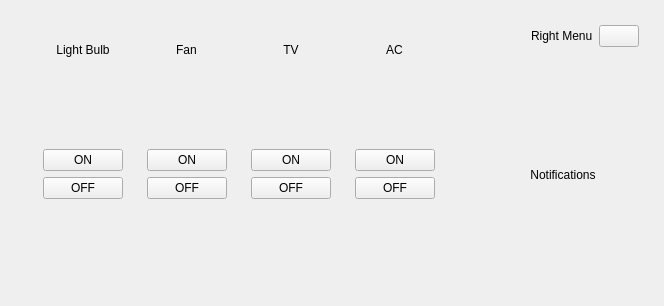
        <widget class="QWidget" name="mainContents" native="true">
         <property name="sizePolicy">
          <sizepolicy hsizetype="Preferred" vsizetype="Expanding">
           <horstretch>0</horstretch>
           <verstretch>0</verstretch>
          </sizepolicy>
         </property>
         <layout class="QHBoxLayout" name="horizontalLayout_10">
          <item>
           <widget class="QWidget" name="mainPageContents" native="true">
            <layout class="QVBoxLayout" name="verticalLayout_5">
             <property name="spacing">
              <number>5</number>
             </property>
             <property name="leftMargin">
              <number>5</number>
             </property>
             <property name="topMargin">
              <number>5</number>
             </property>
             <property name="rightMargin">
              <number>5</number>
             </property>
             <property name="bottomMargin">
              <number>5</number>
             </property>
             <item>
              <widget class="QCustomQStackedWidget" name="mainPage">
               <widget class="QCustomSlideMenu" name="homePage">
                <layout class="QVBoxLayout" name="verticalLayout_12">
                 <item>
                  <widget class="QWidget" name="widget_7" native="true">
                   <layout class="QHBoxLayout" name="horizontalLayout_12">
                    <item>
                     <widget class="QWidget" name="lightBulbControl" native="true">
                      <layout class="QVBoxLayout" name="verticalLayout_20">
                       <item alignment="Qt::AlignHCenter|Qt::AlignTop">
                        <widget class="QLabel" name="label_8">
                         <property name="text">
                          <string>Light Bulb</string>
                         </property>
                         <property name="alignment">
                          <set>Qt::AlignCenter</set>
                         </property>
                        </widget>
                       </item>
                       <item alignment="Qt::AlignHCenter|Qt::AlignVCenter">
                        <widget class="QLabel" name="lightBulbIcon">
                         <property name="minimumSize">
                          <size>
                           <width>80</width>
                           <height>80</height>
                          </size>
                         </property>
                         <property name="maximumSize">
                          <size>
                           <width>80</width>
                           <height>80</height>
                          </size>
                         </property>
                         <property name="layoutDirection">
                          <enum>Qt::LeftToRight</enum>
                         </property>
                         <property name="autoFillBackground">
                          <bool>false</bool>
                         </property>
                         <property name="text">
                          <string/>
                         </property>
                         <property name="pixmap">
                          <pixmap resource="../Qss/icons/_icons.qrc">:/material_design/icons/material_design/flashlight_off.png</pixmap>
                         </property>
                         <property name="scaledContents">
                          <bool>true</bool>
                         </property>
                         <property name="alignment">
                          <set>Qt::AlignCenter</set>
                         </property>
                        </widget>
                       </item>
                       <item alignment="Qt::AlignVCenter">
                        <widget class="QPushButton" name="lightBulbOnBtn">
                         <property name="minimumSize">
                          <size>
                           <width>0</width>
                           <height>0</height>
                          </size>
                         </property>
                         <property name="text">
                          <string>ON</string>
                         </property>
                         <property name="icon">
                          <iconset resource="../Qss/icons/_icons.qrc">
                           <normaloff>:/material_design/icons/material_design/radio_button_unchecked.png</normaloff>:/material_design/icons/material_design/radio_button_unchecked.png</iconset>
                         </property>
                         <property name="iconSize">
                          <size>
                           <width>30</width>
                           <height>30</height>
                          </size>
                         </property>
                        </widget>
                       </item>
                       <item>
                        <widget class="QPushButton" name="lightBulbOffBtn">
                         <property name="text">
                          <string>OFF</string>
                         </property>
                         <property name="icon">
                          <iconset resource="../Qss/icons/_icons.qrc">
                           <normaloff>:/material_design/icons/material_design/check_circle.png</normaloff>:/material_design/icons/material_design/check_circle.png</iconset>
                         </property>
                         <property name="iconSize">
                          <size>
                           <width>30</width>
                           <height>30</height>
                          </size>
                         </property>
                        </widget>
                       </item>
                       <item>
                        <spacer name="verticalSpacer_4">
                         <property name="orientation">
                          <enum>Qt::Vertical</enum>
                         </property>
                         <property name="sizeHint" stdset="0">
                          <size>
                           <width>20</width>
                           <height>40</height>
                          </size>
                         </property>
                        </spacer>
                       </item>
                      </layout>
                     </widget>
                    </item>
                    <item>
                     <widget class="QWidget" name="fanControl" native="true">
                      <layout class="QVBoxLayout" name="verticalLayout_21">
                       <item alignment="Qt::AlignHCenter|Qt::AlignTop">
                        <widget class="QLabel" name="label_17">
                         <property name="text">
                          <string>Fan</string>
                         </property>
                         <property name="alignment">
                          <set>Qt::AlignCenter</set>
                         </property>
                        </widget>
                       </item>
                       <item alignment="Qt::AlignHCenter|Qt::AlignVCenter">
                        <widget class="QLabel" name="fanIcon">
                         <property name="minimumSize">
                          <size>
                           <width>80</width>
                           <height>80</height>
                          </size>
                         </property>
                         <property name="maximumSize">
                          <size>
                           <width>80</width>
                           <height>80</height>
                          </size>
                         </property>
                         <property name="text">
                          <string/>
                         </property>
                         <property name="pixmap">
                          <pixmap resource="../Qss/icons/_icons.qrc">:/material_design/icons/material_design/mode_fan_off.png</pixmap>
                         </property>
                         <property name="scaledContents">
                          <bool>true</bool>
                         </property>
                         <property name="alignment">
                          <set>Qt::AlignCenter</set>
                         </property>
                        </widget>
                       </item>
                       <item>
                        <widget class="QPushButton" name="fanOnBtn">
                         <property name="text">
                          <string>ON</string>
                         </property>
                         <property name="icon">
                          <iconset resource="../Qss/icons/_icons.qrc">
                           <normaloff>:/material_design/icons/material_design/radio_button_unchecked.png</normaloff>:/material_design/icons/material_design/radio_button_unchecked.png</iconset>
                         </property>
                         <property name="iconSize">
                          <size>
                           <width>30</width>
                           <height>30</height>
                          </size>
                         </property>
                        </widget>
                       </item>
                       <item>
                        <widget class="QPushButton" name="fanOffBtn">
                         <property name="text">
                          <string>OFF</string>
                         </property>
                         <property name="icon">
                          <iconset resource="../Qss/icons/_icons.qrc">
                           <normaloff>:/material_design/icons/material_design/check_circle.png</normaloff>:/material_design/icons/material_design/check_circle.png</iconset>
                         </property>
                         <property name="iconSize">
                          <size>
                           <width>30</width>
                           <height>30</height>
                          </size>
                         </property>
                        </widget>
                       </item>
                       <item>
                        <spacer name="verticalSpacer_5">
                         <property name="orientation">
                          <enum>Qt::Vertical</enum>
                         </property>
                         <property name="sizeHint" stdset="0">
                          <size>
                           <width>20</width>
                           <height>40</height>
                          </size>
                         </property>
                        </spacer>
                       </item>
                      </layout>
                     </widget>
                    </item>
                    <item>
                     <widget class="QWidget" name="tvControl" native="true">
                      <layout class="QVBoxLayout" name="verticalLayout_22">
                       <item alignment="Qt::AlignHCenter|Qt::AlignTop">
                        <widget class="QLabel" name="label_18">
                         <property name="text">
                          <string>TV</string>
                         </property>
                         <property name="alignment">
                          <set>Qt::AlignCenter</set>
                         </property>
                        </widget>
                       </item>
                       <item alignment="Qt::AlignHCenter|Qt::AlignVCenter">
                        <widget class="QLabel" name="tvIcon">
                         <property name="minimumSize">
                          <size>
                           <width>80</width>
                           <height>80</height>
                          </size>
                         </property>
                         <property name="maximumSize">
                          <size>
                           <width>80</width>
                           <height>80</height>
                          </size>
                         </property>
                         <property name="text">
                          <string/>
                         </property>
                         <property name="pixmap">
                          <pixmap resource="../Qss/icons/_icons.qrc">:/material_design/icons/material_design/tv_off.png</pixmap>
                         </property>
                         <property name="scaledContents">
                          <bool>true</bool>
                         </property>
                         <property name="alignment">
                          <set>Qt::AlignCenter</set>
                         </property>
                        </widget>
                       </item>
                       <item>
                        <widget class="QPushButton" name="tvOnBtn">
                         <property name="text">
                          <string>ON</string>
                         </property>
                         <property name="icon">
                          <iconset resource="../Qss/icons/_icons.qrc">
                           <normaloff>:/material_design/icons/material_design/radio_button_unchecked.png</normaloff>:/material_design/icons/material_design/radio_button_unchecked.png</iconset>
                         </property>
                         <property name="iconSize">
                          <size>
                           <width>30</width>
                           <height>30</height>
                          </size>
                         </property>
                        </widget>
                       </item>
                       <item>
                        <widget class="QPushButton" name="tvOffBtn">
                         <property name="text">
                          <string>OFF</string>
                         </property>
                         <property name="icon">
                          <iconset resource="../Qss/icons/_icons.qrc">
                           <normaloff>:/material_design/icons/material_design/check_circle.png</normaloff>:/material_design/icons/material_design/check_circle.png</iconset>
                         </property>
                         <property name="iconSize">
                          <size>
                           <width>30</width>
                           <height>30</height>
                          </size>
                         </property>
                        </widget>
                       </item>
                       <item>
                        <spacer name="verticalSpacer_6">
                         <property name="orientation">
                          <enum>Qt::Vertical</enum>
                         </property>
                         <property name="sizeHint" stdset="0">
                          <size>
                           <width>20</width>
                           <height>40</height>
                          </size>
                         </property>
                        </spacer>
                       </item>
                      </layout>
                     </widget>
                    </item>
                    <item>
                     <widget class="QWidget" name="acControl" native="true">
                      <layout class="QVBoxLayout" name="verticalLayout_23">
                       <item alignment="Qt::AlignHCenter|Qt::AlignTop">
                        <widget class="QLabel" name="label_19">
                         <property name="text">
                          <string>AC</string>
                         </property>
                         <property name="alignment">
                          <set>Qt::AlignCenter</set>
                         </property>
                        </widget>
                       </item>
                       <item alignment="Qt::AlignHCenter|Qt::AlignVCenter">
                        <widget class="QLabel" name="acIcon">
                         <property name="minimumSize">
                          <size>
                           <width>80</width>
                           <height>80</height>
                          </size>
                         </property>
                         <property name="maximumSize">
                          <size>
                           <width>80</width>
                           <height>80</height>
                          </size>
                         </property>
                         <property name="text">
                          <string/>
                         </property>
                         <property name="pixmap">
                          <pixmap resource="../Qss/icons/_icons.qrc">:/material_design/icons/material_design/subtitles_off.png</pixmap>
                         </property>
                         <property name="scaledContents">
                          <bool>true</bool>
                         </property>
                         <property name="alignment">
                          <set>Qt::AlignCenter</set>
                         </property>
                        </widget>
                       </item>
                       <item>
                        <widget class="QPushButton" name="acOnBtn">
                         <property name="text">
                          <string>ON</string>
                         </property>
                         <property name="icon">
                          <iconset resource="../Qss/icons/_icons.qrc">
                           <normaloff>:/material_design/icons/material_design/radio_button_unchecked.png</normaloff>:/material_design/icons/material_design/radio_button_unchecked.png</iconset>
                         </property>
                         <property name="iconSize">
                          <size>
                           <width>30</width>
                           <height>30</height>
                          </size>
                         </property>
                        </widget>
                       </item>
                       <item>
                        <widget class="QPushButton" name="acOffBtn">
                         <property name="text">
                          <string>OFF</string>
                         </property>
                         <property name="icon">
                          <iconset resource="../Qss/icons/_icons.qrc">
                           <normaloff>:/material_design/icons/material_design/check_circle.png</normaloff>:/material_design/icons/material_design/check_circle.png</iconset>
                         </property>
                         <property name="iconSize">
                          <size>
                           <width>30</width>
                           <height>30</height>
                          </size>
                         </property>
                        </widget>
                       </item>
                       <item>
                        <spacer name="verticalSpacer_7">
                         <property name="orientation">
                          <enum>Qt::Vertical</enum>
                         </property>
                         <property name="sizeHint" stdset="0">
                          <size>
                           <width>20</width>
                           <height>40</height>
                          </size>
                         </property>
                        </spacer>
                       </item>
                      </layout>
                     </widget>
                    </item>
                   </layout>
                  </widget>
                 </item>
                 <item>
                  <widget class="QWidget" name="widget_8" native="true">
                   <layout class="QHBoxLayout" name="horizontalLayout_13">
                    <item>
                     <widget class="QWidget" name="tempChart" native="true">
                      <property name="minimumSize">
                       <size>
                        <width>0</width>
                        <height>0</height>
                       </size>
                      </property>
                      <property name="maximumSize">
                       <size>
                        <width>10000</width>
                        <height>10000</height>
                       </size>
                      </property>
                     </widget>
                    </item>
                    <item>
                     <widget class="QWidget" name="humdChart" native="true">
                      <property name="minimumSize">
                       <size>
                        <width>0</width>
                        <height>0</height>
                       </size>
                      </property>
                      <property name="maximumSize">
                       <size>
                        <width>10000</width>
                        <height>10000</height>
                       </size>
                      </property>
                     </widget>
                    </item>
                   </layout>
                  </widget>
                 </item>
                </layout>
               </widget>
               <widget class="QWidget" name="dataAnalysisPage">
                <layout class="QVBoxLayout" name="verticalLayout_13">
                 <item alignment="Qt::AlignHCenter|Qt::AlignVCenter">
                  <widget class="QLabel" name="label_10">
                   <property name="text">
                    <string>Data Analysis</string>
                   </property>
                  </widget>
                 </item>
                </layout>
               </widget>
               <widget class="QWidget" name="reportsPage">
                <layout class="QVBoxLayout" name="verticalLayout_14">
                 <item alignment="Qt::AlignHCenter|Qt::AlignVCenter">
                  <widget class="QLabel" name="label_11">
                   <property name="text">
                    <string>Reports</string>
                   </property>
                   <property name="alignment">
                    <set>Qt::AlignCenter</set>
                   </property>
                  </widget>
                 </item>
                </layout>
               </widget>
               <widget class="QWidget" name="graphsPage">
                <layout class="QVBoxLayout" name="verticalLayout_15">
                 <item>
                  <widget class="QWidget" name="HeatIndexChart" native="true"/>
                 </item>
                </layout>
               </widget>
              </widget>
             </item>
            </layout>
           </widget>
          </item>
          <item>
           <widget class="QCustomSlideMenu" name="rightMenu" native="true">
            <property name="minimumSize">
             <size>
              <width>180</width>
              <height>0</height>
             </size>
            </property>
            <layout class="QVBoxLayout" name="verticalLayout_16">
             <property name="spacing">
              <number>5</number>
             </property>
             <property name="leftMargin">
              <number>5</number>
             </property>
             <property name="topMargin">
              <number>5</number>
             </property>
             <property name="rightMargin">
              <number>5</number>
             </property>
             <property name="bottomMargin">
              <number>5</number>
             </property>
             <item alignment="Qt::AlignRight">
              <widget class="QWidget" name="widget_6" native="true">
               <layout class="QHBoxLayout" name="horizontalLayout_11">
                <item>
                 <widget class="QLabel" name="label_13">
                  <property name="text">
                   <string>Right Menu</string>
                  </property>
                 </widget>
                </item>
                <item>
                 <widget class="QPushButton" name="closeRightMenuBtn">
                  <property name="text">
                   <string/>
                  </property>
                  <property name="icon">
                   <iconset resource="../Qss/icons/_icons.qrc">
                    <normaloff>:/feather/icons/feather/x-circle.png</normaloff>:/feather/icons/feather/x-circle.png</iconset>
                  </property>
                 </widget>
                </item>
               </layout>
              </widget>
             </item>
             <item>
              <widget class="QCustomQStackedWidget" name="rightMenuPages">
               <widget class="QWidget" name="notificationsPage">
                <layout class="QVBoxLayout" name="verticalLayout_17">
                 <item alignment="Qt::AlignHCenter|Qt::AlignVCenter">
                  <widget class="QLabel" name="label_14">
                   <property name="text">
                    <string>Notifications</string>
                   </property>
                   <property name="alignment">
                    <set>Qt::AlignCenter</set>
                   </property>
                  </widget>
                 </item>
                </layout>
               </widget>
               <widget class="QWidget" name="morePage">
                <layout class="QVBoxLayout" name="verticalLayout_18">
                 <item alignment="Qt::AlignHCenter|Qt::AlignVCenter">
                  <widget class="QLabel" name="label_15">
                   <property name="text">
                    <string>More</string>
                   </property>
                   <property name="alignment">
                    <set>Qt::AlignCenter</set>
                   </property>
                  </widget>
                 </item>
                </layout>
               </widget>
               <widget class="QWidget" name="profilePage">
                <layout class="QVBoxLayout" name="verticalLayout_19">
                 <item alignment="Qt::AlignHCenter|Qt::AlignVCenter">
                  <widget class="QLabel" name="label_16">
                   <property name="text">
                    <string>Truong Ngoc Minh</string>
                   </property>
                   <property name="alignment">
                    <set>Qt::AlignCenter</set>
                   </property>
                  </widget>
                 </item>
                </layout>
               </widget>
              </widget>
             </item>
            </layout>
           </widget>
          </item>
         </layout>
        </widget>
